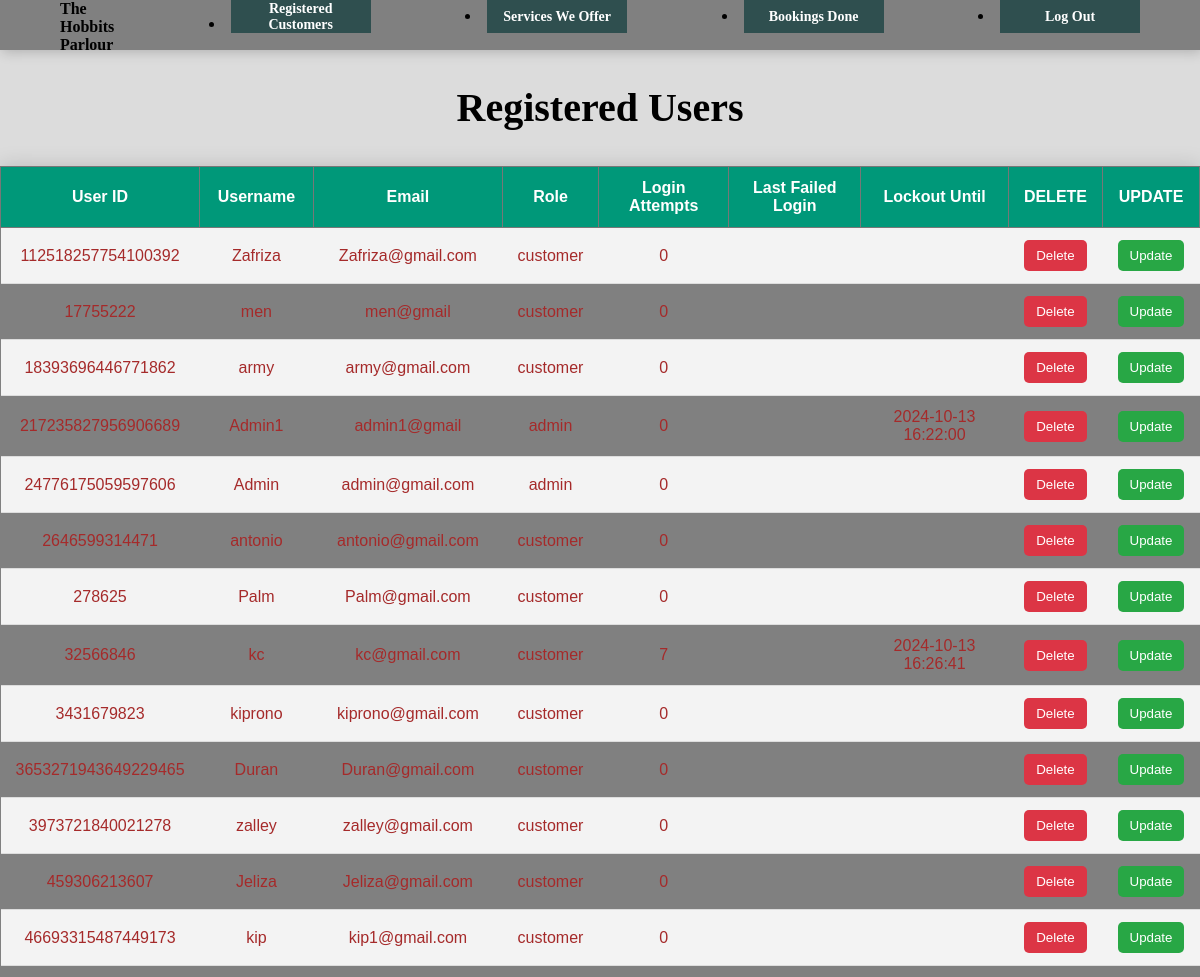
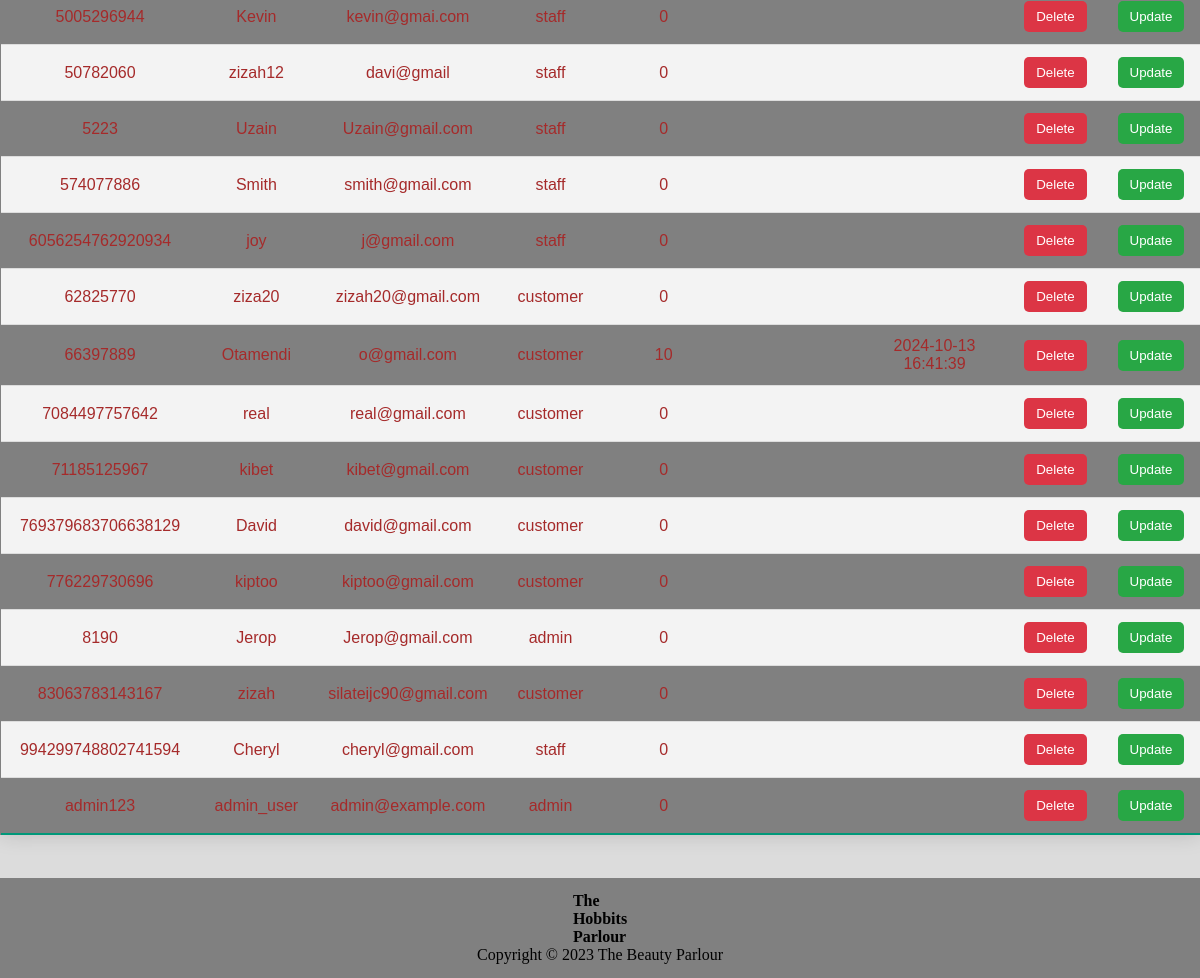
/admin/users.php, run on the app's committed database (2 pictures, top to bottom).
### tables this page shows
CREATE TABLE `customer` (
  `user_id` varchar(20) NOT NULL,
  `user_name` varchar(50) NOT NULL,
  `password` varchar(255) DEFAULT NULL,
  `email` varchar(100) NOT NULL,
  `two_fa_secret` varchar(255) DEFAULT NULL,
  `role` enum('customer','staff','admin') NOT NULL DEFAULT 'customer',
  `login_attempts` int(11) DEFAULT 0,
  `last_failed_login` timestamp NULL DEFAULT NULL,
  `lockout_until` datetime DEFAULT NULL
);

### admin/users.php (the view, shortened to what this page needs)
<?php
include "connections.php";
?>
<!DOCTYPE html>
<html lang="en">
<head>
    <link rel="stylesheet" type="text/css" href="index.css"/>
</head>
<body>
     <nav>
        <div class="logo">
            <a onmouseover="style.color='red'" onmouseout="style.color='black'">
                <b>The <br> Hobbits <br> Parlour</b>
            </a>
        </div>
        <li><button onclick="document.location='users.php'">Registered Customers</button></li>
        <li><button onclick="document.location='services.php'">Services We Offer</button></li>
        <li><button onclick="document.location='bookings.php'">Bookings Done</button></li>
        <li><button onclick="document.location='logout.php'">Log Out </button></li>
    </nav>
    <h2>Registered Users</h2>
    <table id="table1">
        <tr>
            <th>User ID</th>
            <th>Username</th>
            <th>Email</th>
            <th>Role</th>
            <th>Login Attempts</th>
            <th>Last Failed Login</th>
            <th>Lockout Until</th>
            <th>DELETE</th>
            <th>UPDATE</th>
        </tr>
        <?php
        $query = "SELECT * FROM customer;";
        $result = mysqli_query($conn, $query);
        $resultCheck = mysqli_num_rows($result);
        if ($resultCheck > 0) {
            while ($row = mysqli_fetch_assoc($result)) {
                echo "<tr><td>"
                    . htmlspecialchars($row['user_id']) . "</td><td>"
                    . htmlspecialchars($row['user_name']) . "</td><td>"
                    . htmlspecialchars($row['email']) . "</td><td>"
                    . htmlspecialchars($row['role']) . "</td><td>"
                    . htmlspecialchars($row['login_attempts']) . "</td><td>"
                    . htmlspecialchars($row['last_failed_login'] ?? '') . "</td><td>"
                    . htmlspecialchars($row['lockout_until'] ?? '') . "</td><td>";
                echo "<form action='./deleteuser.php' method='POST' onsubmit='return confirmDelete();'>
                    <input type='hidden' name='user_id' value='" . htmlspecialchars($row['user_id']) . "'>
                    <button type='submit' name='delete' class='action-btn delete-btn'>Delete</button>
                </form></td><td>";
                echo "<form action='./update_user.php' method='POST'>
                    <input type='hidden' name='user_id' value='" . htmlspecialchars($row['user_id']) . "'>
                    <button type='submit' name='edit' class='action-btn'>Update</button>
                </form></td></tr>";
            }
        } else {
            echo "<tr><td colspan='9'>No users found</td></tr>";
        }
        ?>
    </table>
    <br>
</body>
<footer>
    <div class="logo">
        <a onmouseover="this.style.color='red'" onmouseout="this.style.color='black'">
            <b>The <br> Hobbits <br> Parlour</b>
        </a>
    </div>
    <div>Copyright &copy; 2023 The Beauty Parlour<br></div>
</footer>
</html>

### admin/index.css (style rules this page uses)
body { background-color: gainsboro; margin: 0px; padding: 0px; }
nav { display: flex; justify-content: space-between; align-items: right; height: 50px; background-color: grey; box-shadow: 2px 2px 12px rgba(0, 0, 0, 0.2); padding: 0px 5%; }
nav button { width: 140px; height: 33px; font-family: calibri; font-weight: bold; font-size: 14px; outline-offset: inherit; background-color: darkslategray; color: white; border: none; }
footer { height: 100px; display: flex; flex-direction: column; justify-content: center; align-items: center; position: relative; background-color:grey; }
h2 { font-size: 40px; font-weight: bolder; color: black; line-height: 50px; text-align: center; }
table { background-color:grey; border-collapse: collapse; }
table#table1 { border: 1; }
td { border: 1px blanchedalmond; padding: 0.5rem; text-align: center; color:brown; }
th { border: 1px solid #777; padding: 0.5rem; text-align: center; }

### admin/users.php (style rules this page uses)
table { width: 100%; border-collapse: collapse; margin: 25px 0; font-size: 1em; font-family: 'Arial', sans-serif; min-width: 400px; box-shadow: 0 0 20px rgba(0, 0, 0, 0.15); }
th, td { padding: 12px 15px; text-align: center; }
th { background-color: #009879; color: #ffffff; }
tr { border-bottom: 1px solid #dddddd; }
tr:nth-of-type(even) { background-color: #f3f3f3; }
tr:last-of-type { border-bottom: 2px solid #009879; }
.action-btn { padding: 8px 12px; background-color: #28a745; color: white; border: none; border-radius: 5px; cursor: pointer; text-decoration: none; }
.delete-btn { background-color: #dc3545; }

### data on the page
customer: user_id "112518257754100392", user_name "Zafriza", email "Zafriza@gmail.com", role "customer", login_attempts "0"
customer: user_id "17755222", user_name "men", email "men@gmail", role "customer", login_attempts "0"
customer: user_id "18393696446771862", user_name "army", email "army@gmail.com", role "customer", login_attempts "0"
customer: user_id "217235827956906689", user_name "Admin1", email "admin1@gmail", role "admin", login_attempts "0", lockout_until "2024-10-13 16:22:00"
customer: user_id "24776175059597606", user_name "Admin", email "admin@gmail.com", role "admin", login_attempts "0"
customer: user_id "2646599314471", user_name "antonio", email "antonio@gmail.com", role "customer", login_attempts "0"
customer: user_id "278625", user_name "Palm", email "Palm@gmail.com", role "customer", login_attempts "0"
customer: user_id "32566846", user_name "kc", email "kc@gmail.com", role "customer", login_attempts "7", lockout_until "2024-10-13 16:26:41"
customer: user_id "3431679823", user_name "kiprono", email "kiprono@gmail.com", role "customer", login_attempts "0"
customer: user_id "3653271943649229465", user_name "Duran", email "Duran@gmail.com", role "customer", login_attempts "0"
customer: user_id "3973721840021278", user_name "zalley", email "zalley@gmail.com", role "customer", login_attempts "0"
customer: user_id "459306213607", user_name "Jeliza", email "Jeliza@gmail.com", role "customer", login_attempts "0"
customer: user_id "46693315487449173", user_name "kip", email "kip1@gmail.com", role "customer", login_attempts "0"
customer: user_id "5005296944", user_name "Kevin", email "kevin@gmai.com", role "staff", login_attempts "0"
customer: user_id "50782060", user_name "zizah12", email "davi@gmail", role "staff", login_attempts "0"
customer: user_id "5223", user_name "Uzain", email "Uzain@gmail.com", role "staff", login_attempts "0"
customer: user_id "574077886", user_name "Smith", email "smith@gmail.com", role "staff", login_attempts "0"
customer: user_id "6056254762920934", user_name "joy", email "j@gmail.com", role "staff", login_attempts "0"
customer: user_id "62825770", user_name "ziza20", email "zizah20@gmail.com", role "customer", login_attempts "0"
customer: user_id "66397889", user_name "Otamendi", email "o@gmail.com", role "customer", login_attempts "10", lockout_until "2024-10-13 16:41:39"
customer: user_id "7084497757642", user_name "real", email "real@gmail.com", role "customer", login_attempts "0"
customer: user_id "71185125967", user_name "kibet", email "kibet@gmail.com", role "customer", login_attempts "0"
customer: user_id "769379683706638129", user_name "David", email "david@gmail.com", role "customer", login_attempts "0"
customer: user_id "776229730696", user_name "kiptoo", email "kiptoo@gmail.com", role "customer", login_attempts "0"
customer: user_id "8190", user_name "Jerop", email "Jerop@gmail.com", role "admin", login_attempts "0"
customer: user_id "83063783143167", user_name "zizah", email "silateijc90@gmail.com", role "customer", login_attempts "0"
customer: user_id "994299748802741594", user_name "Cheryl", email "cheryl@gmail.com", role "staff", login_attempts "0"
customer: user_id "admin123", user_name "admin_user", email "admin@example.com", role "admin", login_attempts "0"
